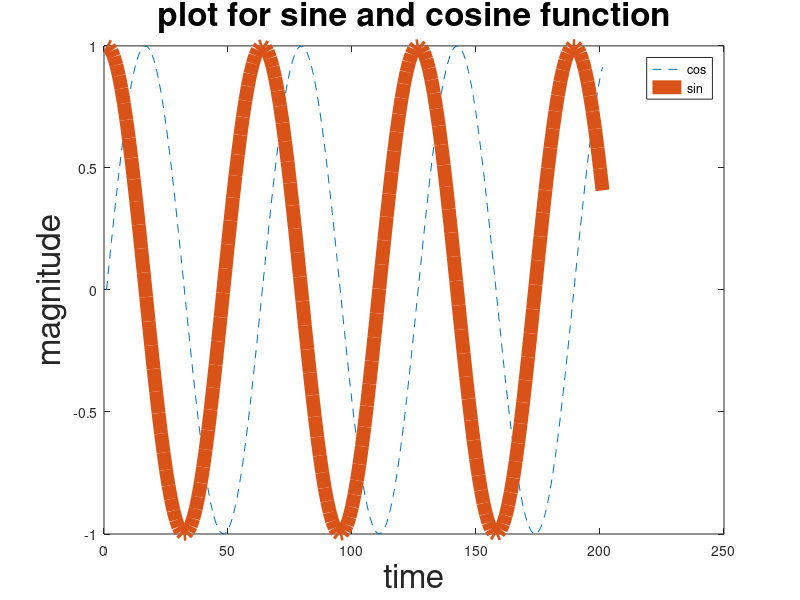

This chart was generated by the following MATLAB code:
%% To plot cos and sin signal.
%
% Developed by: SHARVARI PATIL 16070123095
%
%% DOE:10/01/2019
%
%%VERSION:1.0
%
clc;clear all;close all; 
t=0:0.1:20
z=sin(t)   
y=cos(t)
plot(z,"--")
hold on
title('plot for sine and cosine function','FontSize', 24)
xlabel('time','FontSize',24)
ylabel('magnitude','FontSize',24)
plot(y,'LineWidth',10)
legend ('cos','sin')
